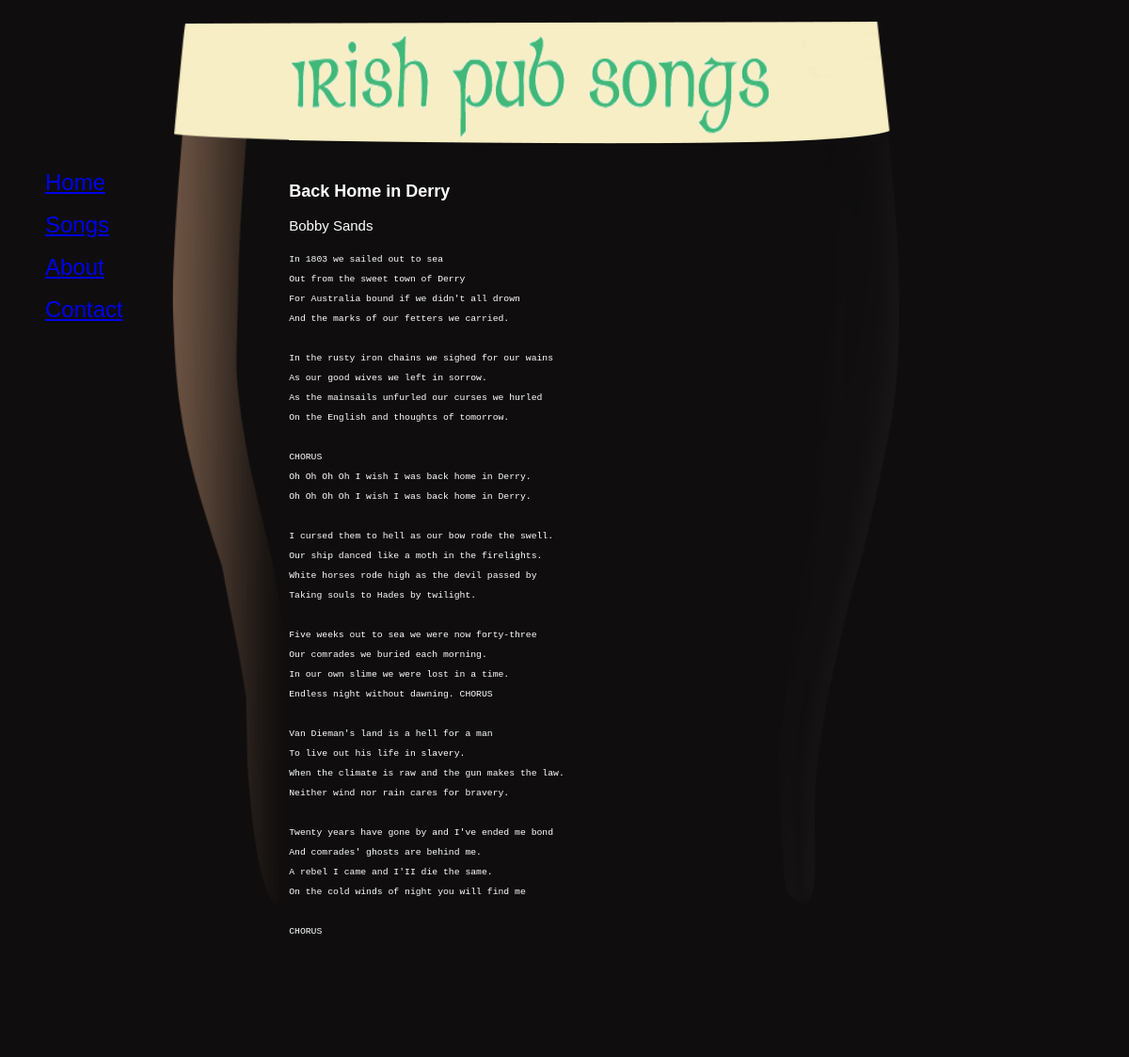
Screenshot of /songbook/back-home-in-derry/ with the database file from the repository.
### songbook/models.py (models this page shows, shortened)
class Song(models.Model):
    title = models.CharField(max_length=100)
    slug = models.SlugField()
    lyrics = models.TextField()
    author = models.CharField(max_length=50)
    chords = models.TextField(blank=True)
    youTubeURL = models.URLField(default='www.youtube.com')

### songbook/views.py (the view)
# urls.py: url(r'^(?P<slug>[\w-]+)/$', views.song_detail, name="detail"),
def song_detail(request, slug):
    ASong = Song.objects.get(slug=slug)
    return render(request, 'songbook/song_detail.html', {'songbook':ASong})

### songbook/templates/songbook/song_detail.html
{% extends 'base_layout.html'%}
{%block content %}
<div class="song-stuff">
  <div class="song-details">
    <h2>{{songbook.title}}</h2>
    <p>{{songbook.author}}</p>
    <p><pre>{{songbook.lyrics}}</pre></p>
  </div>
</div>
{%endblock%}

### assets/styles.css (style rules this page uses)
p { font-size: 1.25em; }
body { margin: auto; font: 75%/1.75em "Trebuchet MS", Verdana, sans-serif; color: white; background-color: #0f0d0d; }

### rows the page displays
Song: title "Back Home in Derry", author "Bobby Sands", lyrics "In 1803 we sailed out to sea Out from the sweet town of Derry For Australia bound if we didn't all drown And the marks of our fetters we carried. In the rusty iron chains we sighed for our wains As our good wives we left in sorrow. As the mainsails unfurled our curses we hurled On the English and thoughts of tomorrow. CHORUS Oh Oh Oh Oh I wish I was back home in Derry. Oh Oh Oh Oh I wish I was back home in Derry. I cursed them to hell as our bow rode the swell. Our ship danced like a moth in the firelights. White horses rode high as the devil passed by Taking souls to Hades by twilight. Five weeks out to sea we were now forty-three Our comrades we buried each morning. In our own slime we…"
